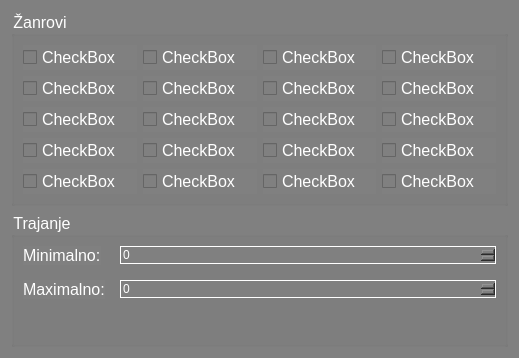
<?xml version="1.0" encoding="UTF-8"?>
<ui version="4.0">
 <class>Frame</class>
 <widget class="QFrame" name="Frame">
  <property name="geometry">
   <rect>
    <x>0</x>
    <y>0</y>
    <width>519</width>
    <height>358</height>
   </rect>
  </property>
  <property name="windowTitle">
   <string>Frame</string>
  </property>
  <property name="styleSheet">
   <string notr="true">background-color: gray</string>
  </property>
  <layout class="QVBoxLayout" name="verticalLayout">
   <item>
    <widget class="QGroupBox" name="groupBox">
     <property name="font">
      <font>
       <pointsize>12</pointsize>
      </font>
     </property>
     <property name="styleSheet">
      <string notr="true">color: white</string>
     </property>
     <property name="title">
      <string>Žanrovi</string>
     </property>
     <layout class="QGridLayout" name="gridLayout">
      <item row="9" column="3">
       <widget class="QCheckBox" name="checkBox_12">
        <property name="font">
         <font>
          <pointsize>12</pointsize>
         </font>
        </property>
        <property name="styleSheet">
         <string notr="true">color: white</string>
        </property>
        <property name="text">
         <string>CheckBox</string>
        </property>
       </widget>
      </item>
      <item row="9" column="0">
       <widget class="QCheckBox" name="checkBox_17">
        <property name="font">
         <font>
          <pointsize>12</pointsize>
         </font>
        </property>
        <property name="styleSheet">
         <string notr="true">color: white</string>
        </property>
        <property name="text">
         <string>CheckBox</string>
        </property>
       </widget>
      </item>
      <item row="9" column="2">
       <widget class="QCheckBox" name="checkBox_19">
        <property name="font">
         <font>
          <pointsize>12</pointsize>
         </font>
        </property>
        <property name="styleSheet">
         <string notr="true">color: white</string>
        </property>
        <property name="text">
         <string>CheckBox</string>
        </property>
       </widget>
      </item>
      <item row="5" column="3">
       <widget class="QCheckBox" name="checkBox_18">
        <property name="font">
         <font>
          <pointsize>12</pointsize>
         </font>
        </property>
        <property name="styleSheet">
         <string notr="true">color: white</string>
        </property>
        <property name="text">
         <string>CheckBox</string>
        </property>
       </widget>
      </item>
      <item row="4" column="0">
       <widget class="QCheckBox" name="checkBox_5">
        <property name="font">
         <font>
          <pointsize>12</pointsize>
         </font>
        </property>
        <property name="styleSheet">
         <string notr="true">color: white</string>
        </property>
        <property name="text">
         <string>CheckBox</string>
        </property>
       </widget>
      </item>
      <item row="4" column="4">
       <widget class="QCheckBox" name="checkBox_15">
        <property name="font">
         <font>
          <pointsize>12</pointsize>
         </font>
        </property>
        <property name="styleSheet">
         <string notr="true">color: white</string>
        </property>
        <property name="text">
         <string>CheckBox</string>
        </property>
       </widget>
      </item>
      <item row="5" column="4">
       <widget class="QCheckBox" name="checkBox_3">
        <property name="font">
         <font>
          <pointsize>12</pointsize>
         </font>
        </property>
        <property name="styleSheet">
         <string notr="true">color: white</string>
        </property>
        <property name="text">
         <string>CheckBox</string>
        </property>
       </widget>
      </item>
      <item row="5" column="0">
       <widget class="QCheckBox" name="checkBox_9">
        <property name="font">
         <font>
          <pointsize>12</pointsize>
         </font>
        </property>
        <property name="styleSheet">
         <string notr="true">color: white</string>
        </property>
        <property name="text">
         <string>CheckBox</string>
        </property>
       </widget>
      </item>
      <item row="5" column="2">
       <widget class="QCheckBox" name="checkBox_7">
        <property name="font">
         <font>
          <pointsize>12</pointsize>
         </font>
        </property>
        <property name="styleSheet">
         <string notr="true">color: white</string>
        </property>
        <property name="text">
         <string>CheckBox</string>
        </property>
       </widget>
      </item>
      <item row="4" column="3">
       <widget class="QCheckBox" name="checkBox_14">
        <property name="font">
         <font>
          <pointsize>12</pointsize>
         </font>
        </property>
        <property name="styleSheet">
         <string notr="true">color: white</string>
        </property>
        <property name="text">
         <string>CheckBox</string>
        </property>
       </widget>
      </item>
      <item row="4" column="2">
       <widget class="QCheckBox" name="checkBox_6">
        <property name="font">
         <font>
          <pointsize>12</pointsize>
         </font>
        </property>
        <property name="styleSheet">
         <string notr="true">color: white</string>
        </property>
        <property name="text">
         <string>CheckBox</string>
        </property>
       </widget>
      </item>
      <item row="7" column="3">
       <widget class="QCheckBox" name="checkBox_16">
        <property name="font">
         <font>
          <pointsize>12</pointsize>
         </font>
        </property>
        <property name="styleSheet">
         <string notr="true">color: white</string>
        </property>
        <property name="text">
         <string>CheckBox</string>
        </property>
       </widget>
      </item>
      <item row="7" column="0">
       <widget class="QCheckBox" name="checkBox_13">
        <property name="font">
         <font>
          <pointsize>12</pointsize>
         </font>
        </property>
        <property name="styleSheet">
         <string notr="true">color: white</string>
        </property>
        <property name="text">
         <string>CheckBox</string>
        </property>
       </widget>
      </item>
      <item row="7" column="2">
       <widget class="QCheckBox" name="checkBox_11">
        <property name="font">
         <font>
          <pointsize>12</pointsize>
         </font>
        </property>
        <property name="styleSheet">
         <string notr="true">color: white</string>
        </property>
        <property name="text">
         <string>CheckBox</string>
        </property>
       </widget>
      </item>
      <item row="7" column="4">
       <widget class="QCheckBox" name="checkBox_20">
        <property name="font">
         <font>
          <pointsize>12</pointsize>
         </font>
        </property>
        <property name="styleSheet">
         <string notr="true">color: white</string>
        </property>
        <property name="text">
         <string>CheckBox</string>
        </property>
       </widget>
      </item>
      <item row="9" column="4">
       <widget class="QCheckBox" name="checkBox_4">
        <property name="font">
         <font>
          <pointsize>12</pointsize>
         </font>
        </property>
        <property name="styleSheet">
         <string notr="true">color: white</string>
        </property>
        <property name="text">
         <string>CheckBox</string>
        </property>
       </widget>
      </item>
      <item row="1" column="3">
       <widget class="QCheckBox" name="checkBox_10">
        <property name="font">
         <font>
          <pointsize>12</pointsize>
         </font>
        </property>
        <property name="styleSheet">
         <string notr="true">color: white</string>
        </property>
        <property name="text">
         <string>CheckBox</string>
        </property>
       </widget>
      </item>
      <item row="1" column="2">
       <widget class="QCheckBox" name="checkBox_2">
        <property name="font">
         <font>
          <pointsize>12</pointsize>
         </font>
        </property>
        <property name="styleSheet">
         <string notr="true">color: white</string>
        </property>
        <property name="text">
         <string>CheckBox</string>
        </property>
       </widget>
      </item>
      <item row="1" column="0">
       <widget class="QCheckBox" name="checkBox">
        <property name="font">
         <font>
          <pointsize>12</pointsize>
         </font>
        </property>
        <property name="styleSheet">
         <string notr="true">color: white</string>
        </property>
        <property name="text">
         <string>CheckBox</string>
        </property>
       </widget>
      </item>
      <item row="1" column="4">
       <widget class="QCheckBox" name="checkBox_8">
        <property name="font">
         <font>
          <pointsize>12</pointsize>
         </font>
        </property>
        <property name="styleSheet">
         <string notr="true">color: white</string>
        </property>
        <property name="text">
         <string>CheckBox</string>
        </property>
       </widget>
      </item>
     </layout>
    </widget>
   </item>
   <item>
    <widget class="QGroupBox" name="groupBox_2">
     <property name="font">
      <font>
       <pointsize>12</pointsize>
      </font>
     </property>
     <property name="styleSheet">
      <string notr="true">color: white</string>
     </property>
     <property name="title">
      <string>Trajanje</string>
     </property>
     <layout class="QHBoxLayout" name="horizontalLayout">
      <property name="spacing">
       <number>15</number>
      </property>
      <item>
       <layout class="QFormLayout" name="formLayout">
        <property name="horizontalSpacing">
         <number>15</number>
        </property>
        <property name="verticalSpacing">
         <number>15</number>
        </property>
        <item row="0" column="0">
         <widget class="QLabel" name="label">
          <property name="font">
           <font>
            <pointsize>12</pointsize>
           </font>
          </property>
          <property name="text">
           <string>Minimalno:</string>
          </property>
         </widget>
        </item>
        <item row="0" column="1">
         <widget class="QSpinBox" name="spinBox">
          <property name="styleSheet">
           <string notr="true">color: white; border: 1px solid white;</string>
          </property>
         </widget>
        </item>
        <item row="1" column="0">
         <widget class="QLabel" name="label_2">
          <property name="font">
           <font>
            <pointsize>12</pointsize>
           </font>
          </property>
          <property name="text">
           <string>Maximalno:</string>
          </property>
         </widget>
        </item>
        <item row="1" column="1">
         <widget class="QSpinBox" name="spinBox_2">
          <property name="styleSheet">
           <string notr="true">color: white; border: 1px solid white;</string>
          </property>
         </widget>
        </item>
       </layout>
      </item>
     </layout>
    </widget>
   </item>
  </layout>
 </widget>
 <resources/>
 <connections/>
</ui>
